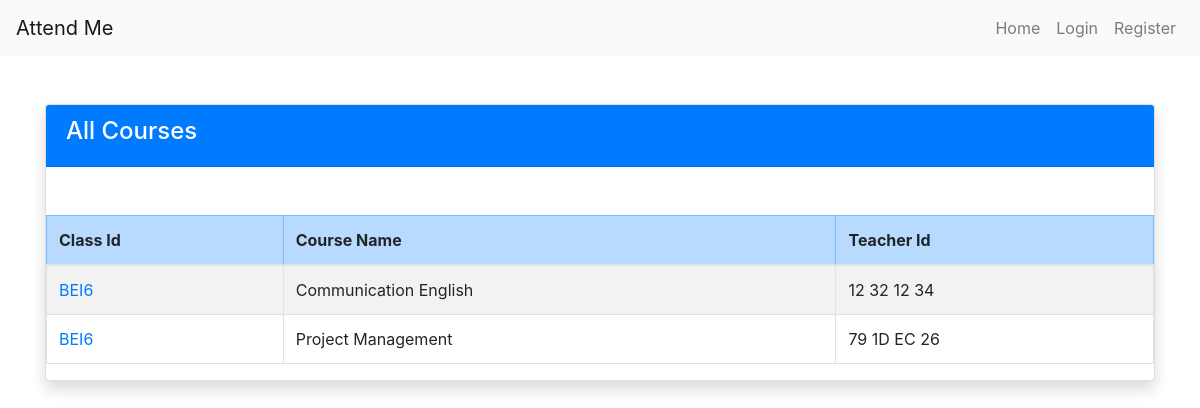
The page /admin/courses (signed in) on the database its author committed.
### main.py (models this page shows)
class Course_details(db.Model):
    course: Mapped[str] = mapped_column(String(100), nullable=False)
    courseid: Mapped[str] = mapped_column(String(100), primary_key=True)
    teacherid: Mapped[str] = mapped_column(String(100), nullable=False)
    classid: Mapped[str] = mapped_column(String(100), nullable = False)

### main.py (the view)
@app.route('/admin/courses', methods=['GET'])
def get_courses():
    if session.get('user_role', '') != 'admin':
        flash("Unauthorized access!", "danger")
        return redirect(url_for('home'))
    courses = Course_details.query.all()  # This fetches all the rows
    course_list = []  # Empty list to store dictionaries
    for course in courses:
        course_list.append({
            'course': course.course,
            'classid': course.classid,
            'teacherid': course.teacherid
        })
    print("courses: ",course_list)
    return render_template('course_list.html', course_list=course_list)

### templates/course_list.html
{% extends "base.html" %}
{% block content %}
<div class="container mt-5">
    <div class="card shadow">
        <div class="card-header bg-primary text-white">
            <h4>All Courses</h4>
        </div>
        <div class="table-responsive mt-5">
        <table class="table table-striped table-hover table-bordered">
            <thead class="table-primary">
                <tr>
                    <th>Class Id</th>
                    <th>Course Name</th>
                    <th>Teacher Id</th>
                </tr>
            </thead>
            <tbody>
                {% for course in course_list %}
                <tr>
                    <td><a href="{{ url_for('course_details', courseid=course.classid) }}" class="text-decoration-none text-primary">{{ course.classid }}</a></td>
                    <td>{{ course.course }}</td>
                    <td>{{ course.teacherid }}</td>
                </tr>
                {% endfor %}
            </tbody>
        </table>
    </div>
    </div>
</div>
{% endblock %}

### rows shown on the page
Course_details: classid "BEI6", course "Communication English", teacherid "12 32 12 34"
Course_details: classid "BEI6", course "Project Management", teacherid "79 1D EC 26"
